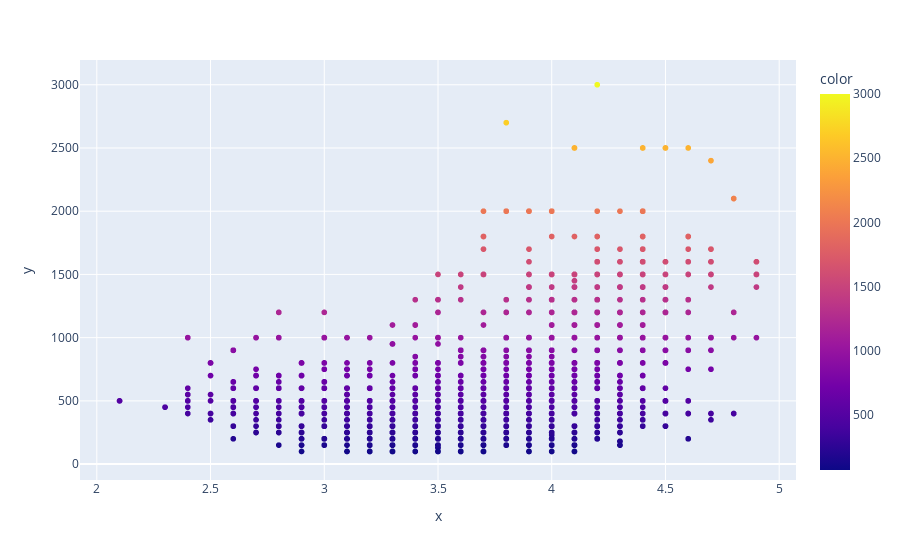

Here is the notebook cell this chart was saved with:
### Code cell
exp.scatter(x = df['rate'], y =df['approx_cost(for two people)'], color=df['approx_cost(for two people)'])

### Figure 1 — Plotly figure (JSON) as saved in the notebook; plotly's stock layout.template omitted (floating-point values rounded to 4 significant figures; data arrays with more than 128 entries replaced by an {"elided": "..."} marker saying what was removed)
{"data": [{"hovertemplate": "x=%{x}<br>y=%{y}<br>color=%{marker.color}<extra></extra>", "legendgroup": "", "marker": {"color": {"elided": "5000 int values"}, "coloraxis": "coloraxis", "symbol": "circle"}, "mode": "markers", "name": "", "showlegend": false, "type": "scattergl", "x": {"elided": "5000 float values"}, "xaxis": "x", "y": {"elided": "5000 int values"}, "yaxis": "y"}], "layout": {"coloraxis": {"colorbar": {"title": {"text": "color"}}, "colorscale": [[0, "#0d0887"], [0.1111, "#46039f"], [0.2222, "#7201a8"], [0.3333, "#9c179e"], [0.4444, "#bd3786"], [0.5556, "#d8576b"], [0.6667, "#ed7953"], [0.7778, "#fb9f3a"], [0.8889, "#fdca26"], [1, "#f0f921"]]}, "legend": {"tracegroupgap": 0}, "margin": {"t": 60}, "xaxis": {"anchor": "y", "domain": [0, 1], "title": {"text": "x"}}, "yaxis": {"anchor": "x", "domain": [0, 1], "title": {"text": "y"}}}}
